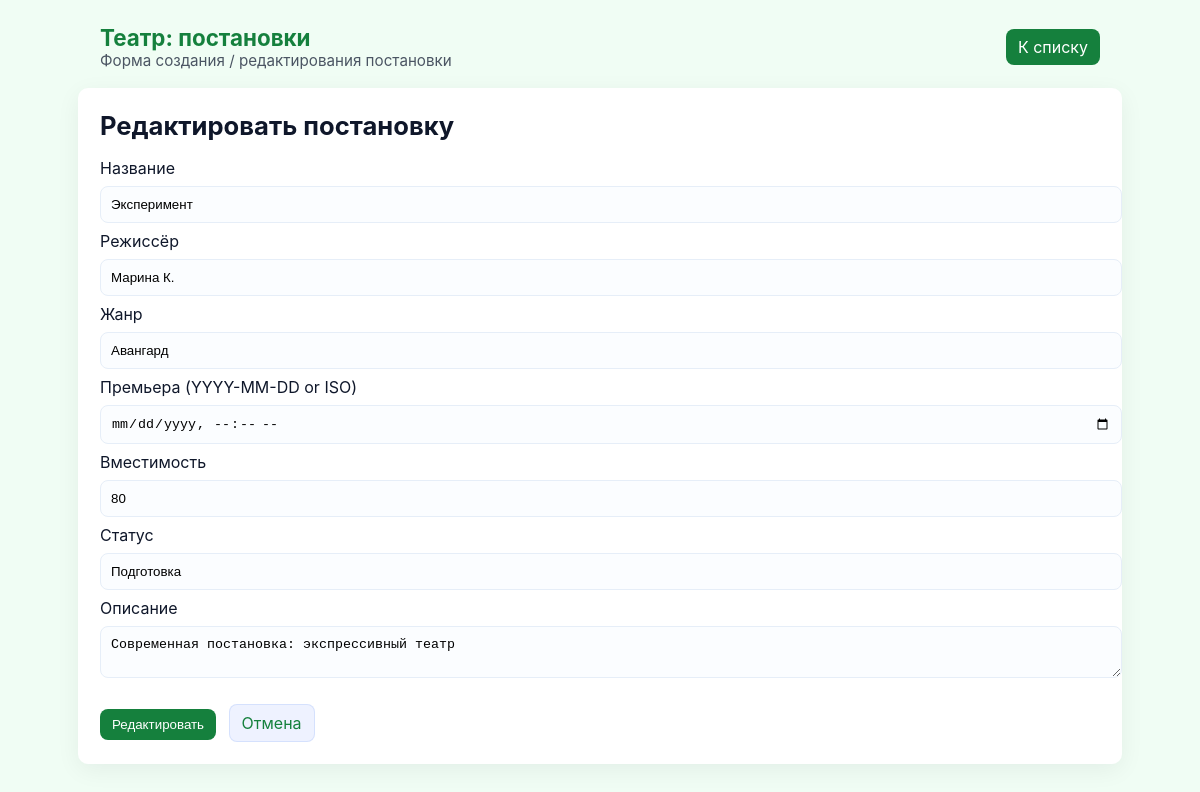
The page /edit/3 on the database its author committed.
### app.py (models this page shows, shortened)
class Production(db.Model):
    id = db.Column(db.Integer, primary_key=True)
    title = db.Column(db.String(200), nullable=False)
    description = db.Column(db.Text, nullable=True)
    director = db.Column(db.String(120), nullable=True)
    genre = db.Column(db.String(80), nullable=True)
    premiere_date = db.Column(db.DateTime, nullable=True)
    capacity = db.Column(db.Integer, nullable=False, default=0)
    status = db.Column(db.String(40), nullable=False, default='Подготовка')
    created_at = db.Column(db.DateTime, default=datetime.utcnow)

### app.py (the view, shortened to what this page needs)
@app.route('/edit/<int:prod_id>', methods=['GET', 'POST'])
def edit(prod_id):
    prod = Production.query.get_or_404(prod_id)
    return render_template('form.html', action='Редактировать', production=prod)

### templates/form.html (shortened to what this page needs)
<!doctype html>
<html lang="ru">
<head>
  <link rel="stylesheet" href="/static/style.css">
</head>
<body>
  <div class="site-header">
    <div>
      <div class="brand">Театр: постановки</div>
      <div class="subtitle">Форма создания / редактирования постановки</div>
    </div>
    <div>
      <a href="/" class="btn">К списку</a>
    </div>
  </div>
  <div class="container">
    <h1>{{ action }} постановку</h1>
    <form method="post">
      <label>Название<br>
        <input type="text" name="title" value="{{ production.title if production else '' }}" required>
      </label>
      <label>Режиссёр<br>
        <input type="text" name="director" value="{{ production.director if production else '' }}">
      </label>
      <label>Жанр<br>
        <input type="text" name="genre" value="{{ production.genre if production else '' }}">
      </label>
      <label>Премьера (YYYY-MM-DD or ISO)<br>
        <input type="datetime-local" name="date" value="{{ production.premiere_date.strftime('%Y-%m-%dT%H:%M') if production and production.premiere_date else '' }}">
      </label>
      <label>Вместимость<br>
        <input type="number" name="capacity" min="0" value="{{ production.capacity if production else 0 }}">
      </label>
      <label>Статус<br>
        <input type="text" name="status" value="{{ production.status if production else 'Подготовка' }}">
      </label>
      <label>Описание<br>
        <textarea name="description">{{ production.description if production else '' }}</textarea>
      </label>
      <div class="form-actions">
        <button type="submit">{{ action }}</button>
        <a href="/" class="button secondary">Отмена</a>
      </div>
    </form>
  </div>
</body>
</html>

### static/style.css (style rules this page uses)
:root { --bg:#f0fdf4; --card:#ffffff; --muted:#4b5563; --primary:#15803d; --accent:#10b981; --success:#16a34a; --danger:#ef4444; --radius:10px; }
body { font-family:Inter,Segoe UI,Arial,Helvetica,sans-serif;background:var(--bg);color:#0f172a;margin:0;padding:24px }
.site-header { max-width:1000px;margin:0 auto 18px;display:flex;align-items:center;justify-content:space-between }
.site-header .brand { font-size:1.4rem;font-weight:700;color:var(--primary) }
.site-header .subtitle { font-size:0.95rem;color:var(--muted) }
.container { max-width:1000px;margin:0 auto;background:var(--card);padding:22px;border-radius:var(--radius);box-shadow:0 6px 24px rgba(15,23,42,0.06) }
h1 { margin-top:0;font-size:1.6rem }
form input[type=text], form input[type=datetime-local], form input[type=number], form textarea { width:100%;padding:10px;margin:8px 0;border:1px solid #e6eef8;border-radius:8px;background:#fbfdff }
.btn, a.button { display:inline-block;margin-left:8px;padding:8px 12px;background:var(--primary);color:#fff;border-radius:8px;text-decoration:none;border:none }
button { padding:8px 12px;border-radius:8px;border:none;background:var(--primary);color:#fff }
.btn.secondary, a.button.secondary { background:#eef2ff;color:var(--primary);border:1px solid rgba(37,99,235,0.12) }
.form-actions { margin-top:14px }

### rows shown on the page
Production: title "Эксперимент", director "Марина К.", genre "Авангард", capacity "80", status "Подготовка", description "Современная постановка: экспрессивный театр"

### other values the page prints
{{ action }} "Редактировать"
